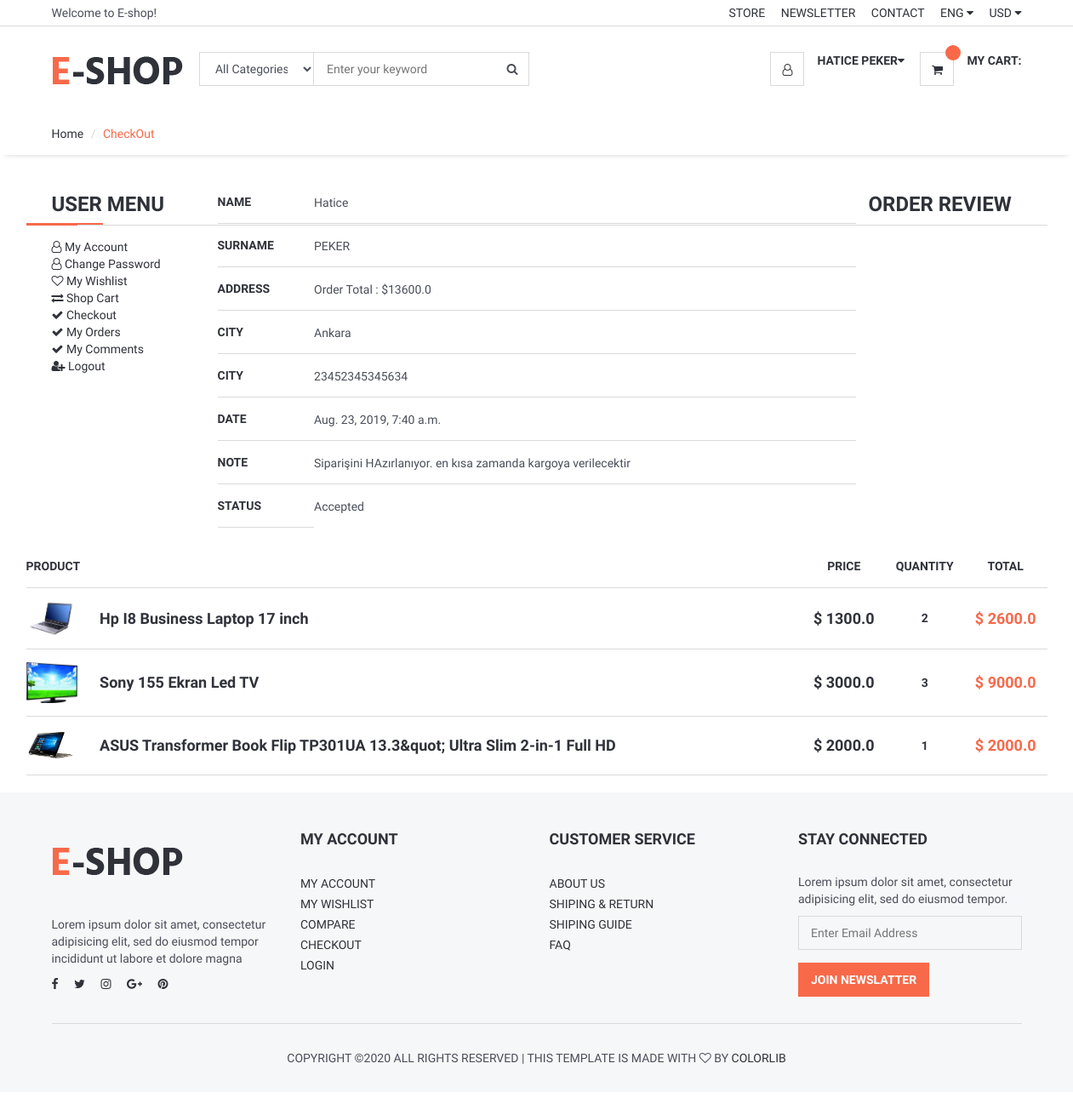
Page /order/detail/2 (signed in) on the committed database.
### order/models.py (models this page shows, shortened)
class Order(models.Model):
    STATUS = (
        ('New','New'),
        ('Accepted','Accepted'),
        ('Preaparing','Preaparing'),
        ('OnShipping','OnShipping'),
        ('Completed','Completed'),
        ('Canceled', 'Canceled'),
    )
    user = models.ForeignKey(User, on_delete=models.CASCADE)
    name = models.CharField(max_length=10)
    surname = models.CharField(max_length=10)
    address = models.CharField(max_length=150)
    city = models.CharField(max_length=20)
    phone = models.CharField(max_length=20)
    total=models.FloatField()
    note=models.TextField(null=True,default="")
    status = models.CharField(choices=STATUS,default='New',max_length=15)
    create_at = models.DateTimeField(auto_now_add=True)
    update_at = models.DateTimeField(auto_now=True)

class OrderDetail(models.Model):
    order = models.ForeignKey(Order, on_delete=models.CASCADE)
    user = models.ForeignKey(User, on_delete=models.CASCADE)
    product = models.ForeignKey(Product, on_delete=models.CASCADE)
    quantity = models.IntegerField()
    price=models.FloatField()
    total = models.FloatField()
    create_at = models.DateTimeField(auto_now_add=True)
    update_at = models.DateTimeField(auto_now=True)

### products/models.py (models this page shows, shortened)
class Product(models.Model):
    STATUS = (
        (1, 'True'),
        (0, 'False'),
    )
    category = models.ForeignKey(Category, on_delete=models.CASCADE)
    name = models.CharField(max_length=150)
    keywords = models.CharField(max_length=255)
    description = models.CharField(max_length=255)
    price = models.FloatField()
    amount = models.IntegerField()
    image = models.ImageField(upload_to='images/')
    detail = RichTextUploadingField(blank=True)
    status = models.IntegerField(choices=STATUS)
    create_at = models.DateTimeField(auto_now_add=True)
    update_at = models.DateTimeField(auto_now=True)
    class Meta:
        verbose_name = "Product"
        verbose_name_plural = "Products"

### order/views.py (the view)
# urls.py: path('detail/<int:id>', views.order_detail, name='orderdetail'),
@login_required(login_url='/login')
def order_detail(request,id):
    order = Order.objects.get(pk=id)
    items = OrderDetail.objects.all().filter(order=id)
    context = {'page': 'detail',
               'order': order,
               'items': items,
               }
    return render(request, 'order_detail.html', context)

### order/templates/order_detail.html (shortened to what this page needs)
{% extends "_homebase.html" %}
{% load static %}
{% block body %}
    <div id="breadcrumb">
        <div class="container">
            <ul class="breadcrumb">
                <li><a href="/">Home</a></li>
                <li class="active">CheckOut</li>
            </ul>
        </div>
    </div>
    <div class="section">
        <div class="container">
            <div class="row">
                <div class="col-md-2">
                    <div class="billing-details">
                        {% include 'user_menu.html' %}
                    </div>
                </div>
                <div class="col-md-8">
                    <div class="billing-details">
                            <table class="shopping-cart-table table">
                                <thead>
                                <tr>
                                    <th>Name</th>   <td>{{ order.name }}</td>
                                <tr>
                                <tr>
                                    <th>Surname</th>   <td>{{ order.surname }}</td>
                                <tr>
                                <tr>
                                    <th>Address</th>   <td>{{ order.address }}</td>
                                <tr>
                                <tr>
                                    <th>City</th>   <td>{{ order.city }}</td>
                                <tr>
                                <tr>
                                    <th>City</th>   <td>{{ order.phone }}</td>
                                <tr>
                                <tr>
                                    <th>Date</th>   <td>{{ order.create_at }}</td>
                                <tr>
                                <tr>
                                    <th>Note</th>   <td>    {{ order.note }}      </td>
                                <tr>
                                <tr>
                                    <th>Status</th>   <td>{{ order.status }} </td>
                                </thead>
                            </table>
                    </div>
                </div>
                <div class="row">
                    <div class="order-summary clearfix">
                        <div class="section-title">
                            <h3 class="title">Order Review</h3>
                        </div>
                        <table class="shopping-cart-table table">
                            <thead>
                            <tr>
                                <th>Product</th>
                                <th></th>
                                <th class="text-center">Price</th>
                                <th class="text-center">Quantity</th>
                                <th class="text-center">Total</th>
                            </tr>
                            </thead>
                            <tbody>
                            {% for rs in items %}
                                <tr>
                                    <td class="thumb"><img src="{{ rs.product.image.url }}" alt=""></td>
                                    <td class="details"> <a href="#">{{ rs.product.name }}</a>    </td>
                                    <td class="price text-center"><strong>$ {{ rs.price }}</strong></td>
                                    <td class="qty text-center"><strong>{{ rs.quantity }}</strong></td>
                                    <td class="total text-center"><strong class="primary-color">$ {{ rs.total }}</strong></td>
                                </tr>
                            {% endfor %}
                            </tbody>
                        </table>
                    </div>
                </div>
            </div>
        </div>
{% endblock %}

### home/templates/_homebase.html (shortened to what this page needs)
<!DOCTYPE html>
<html lang="en">
<head>
    {% load static %}
	<link type="text/css" rel="stylesheet" href="{% static 'css/bootstrap.min.css' %}" />
	<link type="text/css" rel="stylesheet" href="{% static 'css/slick.css' %}" />
	<link type="text/css" rel="stylesheet" href="{% static 'css/slick-theme.css' %}" />
	<link type="text/css" rel="stylesheet" href="{% static 'css/nouislider.min.css' %}" />
	<link rel="stylesheet" href="{% static 'css/font-awesome.min.css' %}">
	<link type="text/css" rel="stylesheet" href="{% static 'css/style.css' %}" />
</head>
<body>
	<header>
		<div id="top-header">
			<div class="container">
				<div class="pull-left">
					<span>Welcome to E-shop!</span>
				</div>
				<div class="pull-right">
					<ul class="header-top-links">
						<li><a href="#">Store</a></li>
						<li><a href="#">Newsletter</a></li>
						<li><a href="/contact">Contact</a></li>
						<li class="dropdown default-dropdown">
							<a class="dropdown-toggle" data-toggle="dropdown" aria-expanded="true">ENG <i class="fa fa-caret-down"></i></a>
						</li>
						<li class="dropdown default-dropdown">
							<a class="dropdown-toggle" data-toggle="dropdown" aria-expanded="true">USD <i class="fa fa-caret-down"></i></a>
						</li>
					</ul>
				</div>
			</div>
		</div>
		<div id="header">
			<div class="container">
				<div class="pull-left">
					<div class="header-logo">
						<a class="logo" href="/">
							<img src="{% static '/' %}img/logo.png" alt="">
						</a>
					</div>
					<div class="header-search">
						<form>
							<input class="input search-input" type="text" placeholder="Enter your keyword">
							<select class="input search-categories">
								<option value="0">All Categories</option>
							</select>
							<button class="search-btn"><i class="fa fa-search"></i></button>
						</form>
					</div>
				</div>
				<div class="pull-right">
					<ul class="header-btns">
						<li class="header-account dropdown default-dropdown">
                            {% if user.id is not None %}
                            <div class="dropdown-toggle" role="button" data-toggle="dropdown" aria-expanded="true">
								<div class="header-btns-icon">
									<i class="fa fa-user-o"></i>
								</div>
								<strong class="text-uppercase">{{ user.first_name }}  {{ user.last_name }}<i class="fa fa-caret-down"></i></strong>
							</div>
                            {% else %}
							<a href="/login" class="text-uppercase">Login</a> /
                            <a href="/join" class="text-uppercase">Join</a>
                            {% endif %}
						</li>
						<li class="header-cart dropdown default-dropdown">
							<a href="/order/shopcart" >
								<div class="header-btns-icon">
									<i class="fa fa-shopping-cart"></i>
									<span class="qty">{{request.session.cart_items}}</span>
								</div>
								<strong class="text-uppercase">My Cart:</strong>
							</a>
						</li>
					</ul>
				</div>
			</div>
		</div>
	</header>
      {% block body %} {% endblock %}
	<footer id="footer" class="section section-grey">
		<div class="container">
			<div class="row">
				<div class="col-md-3 col-sm-6 col-xs-6">
					<div class="footer">
						<div class="footer-logo">
							<a class="logo" href="#">
		            <img src="{% static '/' %}img/logo.png" alt="">
		          </a>
						</div>
						<p>Lorem ipsum dolor sit amet, consectetur adipisicing elit, sed do eiusmod tempor incididunt ut labore et dolore magna</p>
						<ul class="footer-social">
							<li><a href="#"><i class="fa fa-facebook"></i></a></li>
							<li><a href="#"><i class="fa fa-twitter"></i></a></li>
							<li><a href="#"><i class="fa fa-instagram"></i></a></li>
							<li><a href="#"><i class="fa fa-google-plus"></i></a></li>
							<li><a href="#"><i class="fa fa-pinterest"></i></a></li>
						</ul>
					</div>
				</div>
				<div class="col-md-3 col-sm-6 col-xs-6">
					<div class="footer">
						<h3 class="footer-header">My Account</h3>
						<ul class="list-links">
							<li><a href="#">My Account</a></li>
							<li><a href="#">My Wishlist</a></li>
							<li><a href="#">Compare</a></li>
							<li><a href="#">Checkout</a></li>
							<li><a href="#">Login</a></li>
						</ul>
					</div>
				</div>
				<div class="col-md-3 col-sm-6 col-xs-6">
					<div class="footer">
						<h3 class="footer-header">Customer Service</h3>
						<ul class="list-links">
							<li><a href="#">About Us</a></li>
							<li><a href="#">Shiping & Return</a></li>
							<li><a href="#">Shiping Guide</a></li>
							<li><a href="#">FAQ</a></li>
						</ul>
					</div>
				</div>
				<div class="col-md-3 col-sm-6 col-xs-6">
					<div class="footer">
						<h3 class="footer-header">Stay Connected</h3>
						<p>Lorem ipsum dolor sit amet, consectetur adipisicing elit, sed do eiusmod tempor.</p>
						<form>
							<div class="form-group">
								<input class="input" placeholder="Enter Email Address">
							</div>
							<button class="primary-btn">Join Newslatter</button>
						</form>
					</div>
				</div>
			</div>
			<hr>
			<div class="row">
				<div class="col-md-8 col-md-offset-2 text-center">
					<div class="footer-copyright">
						Copyright &copy;<script>document.write(new Date().getFullYear());</script> All rights reserved | This template is made with <i class="fa fa-heart-o" aria-hidden="true"></i> by <a href="https://colorlib.com" target="_blank">Colorlib</a>
					</div>
				</div>
			</div>
		</div>
	</footer>
</body>
</html>

### rows in the picture
Order: name "Hatice", surname "PEKER", address "Order Total : $13600.0", city "Ankara", phone "23452345345634", create_at "Aug. 23, 2019, 7:40 a.m.", note "Siparişini HAzırlanıyor. en kısa zamanda kargoya verilecektir", status "Accepted"
OrderDetail: product.image (picture), product.name "Hp I8 Business Laptop 17 inch", price "1300.0", quantity "2", total "2600.0"
OrderDetail: product.image (picture), product.name "Sony 155 Ekran Led TV", price "3000.0", quantity "3", total "9000.0"
OrderDetail: product.image (picture), product.name "ASUS Transformer Book Flip TP301UA 13.3&quot; Ultra Slim 2-in-1 Full HD", price "2000.0", quantity "1", total "2000.0"

### other values in the picture
{{ user.first_name }} "HATICE"
{{ user.last_name }} "PEKER"
